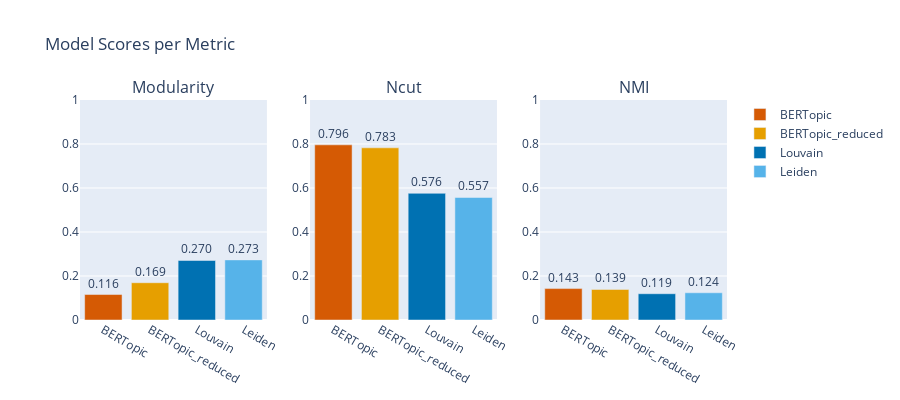

Write notebook code for a chart like this one.
### Markdown cell above
### Metrics

### Code cell
# Plot results
models = metrics_df.columns[1:]
metrics = metrics_df['Metric'].tolist()

# Define a distinct color for each model
colors = {
    'BERTopic': '#d55a04',
    'BERTopic_reduced': '#e69f00',
    'Louvain': '#0071b2',
    'Leiden': '#56b3e9'
}

fig = make_subplots(rows=1, cols=3, subplot_titles=metrics)

for i, metric in enumerate(metrics, start=1):
    row = metrics_df[metrics_df['Metric'] == metric]
    
    for model in models:
        score = row[model].values[0]
        fig.add_trace(
            go.Bar(
                x=[model], 
                y=[score], 
                name=model,
                marker_color=colors[model],
                text=[f"{score:.3f}"],
                textposition='outside',
                showlegend=(i == 1)
            ),
            row=1, col=i
        )

        
    # Set y-axis range per subplot
    fig.update_yaxes(range=[0,1], row=1, col=i)

fig.update_layout(
    height=400,
    width=900, 
    title_text="Model Scores per Metric",
    barmode='group'
)

fig.show()

### Figure 1 — Plotly figure (JSON) as saved in the notebook; plotly's stock layout.template omitted (floating-point values rounded to 4 significant figures)
{"data": [{"marker": {"color": "#d55a04"}, "name": "BERTopic", "showlegend": true, "text": ["0.116"], "textposition": "outside", "type": "bar", "x": ["BERTopic"], "xaxis": "x", "y": [0.1158], "yaxis": "y"}, {"marker": {"color": "#e69f00"}, "name": "BERTopic_reduced", "showlegend": true, "text": ["0.169"], "textposition": "outside", "type": "bar", "x": ["BERTopic_reduced"], "xaxis": "x", "y": [0.1695], "yaxis": "y"}, {"marker": {"color": "#0071b2"}, "name": "Louvain", "showlegend": true, "text": ["0.270"], "textposition": "outside", "type": "bar", "x": ["Louvain"], "xaxis": "x", "y": [0.2705], "yaxis": "y"}, {"marker": {"color": "#56b3e9"}, "name": "Leiden", "showlegend": true, "text": ["0.273"], "textposition": "outside", "type": "bar", "x": ["Leiden"], "xaxis": "x", "y": [0.2732], "yaxis": "y"}, {"marker": {"color": "#d55a04"}, "name": "BERTopic", "showlegend": false, "text": ["0.796"], "textposition": "outside", "type": "bar", "x": ["BERTopic"], "xaxis": "x2", "y": [0.7962], "yaxis": "y2"}, {"marker": {"color": "#e69f00"}, "name": "BERTopic_reduced", "showlegend": false, "text": ["0.783"], "textposition": "outside", "type": "bar", "x": ["BERTopic_reduced"], "xaxis": "x2", "y": [0.7826], "yaxis": "y2"}, {"marker": {"color": "#0071b2"}, "name": "Louvain", "showlegend": false, "text": ["0.576"], "textposition": "outside", "type": "bar", "x": ["Louvain"], "xaxis": "x2", "y": [0.5759], "yaxis": "y2"}, {"marker": {"color": "#56b3e9"}, "name": "Leiden", "showlegend": false, "text": ["0.557"], "textposition": "outside", "type": "bar", "x": ["Leiden"], "xaxis": "x2", "y": [0.557], "yaxis": "y2"}, {"marker": {"color": "#d55a04"}, "name": "BERTopic", "showlegend": false, "text": ["0.143"], "textposition": "outside", "type": "bar", "x": ["BERTopic"], "xaxis": "x3", "y": [0.1428], "yaxis": "y3"}, {"marker": {"color": "#e69f00"}, "name": "BERTopic_reduced", "showlegend": false, "text": ["0.139"], "textposition": "outside", "type": "bar", "x": ["BERTopic_reduced"], "xaxis": "x3", "y": [0.1388], "yaxis": "y3"}, {"marker": {"color": "#0071b2"}, "name": "Louvain", "showlegend": false, "text": ["0.119"], "textposition": "outside", "type": "bar", "x": ["Louvain"], "xaxis": "x3", "y": [0.1194], "yaxis": "y3"}, {"marker": {"color": "#56b3e9"}, "name": "Leiden", "showlegend": false, "text": ["0.124"], "textposition": "outside", "type": "bar", "x": ["Leiden"], "xaxis": "x3", "y": [0.1238], "yaxis": "y3"}], "layout": {"annotations": [{"font": {"size": 16}, "showarrow": false, "text": "Modularity", "x": 0.1444, "xanchor": "center", "xref": "paper", "y": 1, "yanchor": "bottom", "yref": "paper"}, {"font": {"size": 16}, "showarrow": false, "text": "Ncut", "x": 0.5, "xanchor": "center", "xref": "paper", "y": 1, "yanchor": "bottom", "yref": "paper"}, {"font": {"size": 16}, "showarrow": false, "text": "NMI", "x": 0.8556, "xanchor": "center", "xref": "paper", "y": 1, "yanchor": "bottom", "yref": "paper"}], "barmode": "group", "height": 400, "title": {"text": "Model Scores per Metric"}, "width": 900, "xaxis": {"anchor": "y", "domain": [0, 0.2889]}, "xaxis2": {"anchor": "y2", "domain": [0.3556, 0.6444]}, "xaxis3": {"anchor": "y3", "domain": [0.7111, 1]}, "yaxis": {"anchor": "x", "domain": [0, 1], "range": [0, 1]}, "yaxis2": {"anchor": "x2", "domain": [0, 1], "range": [0, 1]}, "yaxis3": {"anchor": "x3", "domain": [0, 1], "range": [0, 1]}}}
